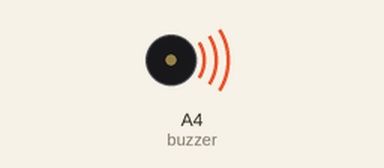
A sketch run on a simulated Arduino Uno, built with avr-gcc and run on an emulated ATmega328P. On the bench: buzzer (waves = sounding).

Above: at 0.15 s.
At 34.0 s:
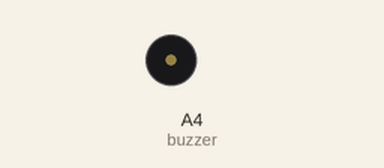
Timing chart, 0 to 40.0 s (numbered marks = the images above):
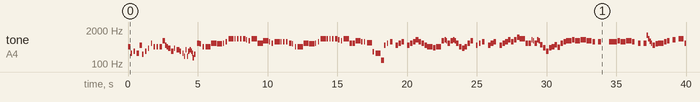

Measured:
- by itself, tone on A4 (buzzer): plays 466 Hz for 0.19 s, 262 Hz for 0.09 s, 311 Hz for 0.09 s, 262 Hz for 0.19 s, 523 Hz for 0.19 s, 233 Hz for 0.09 s … (167 notes in this stretch)

The sketch:

______-______.ino
```cpp
// 千恋＊万花 OP 恋ひ恋ふ縁

#include <avr/pgmspace.h>

#define NOTE_B0  31
#define NOTE_C1  33
#define NOTE_CS1 35
#define NOTE_D1  37
#define NOTE_DS1 39
#define NOTE_E1  41
#define NOTE_F1  44
#define NOTE_FS1 46
#define NOTE_G1  49
#define NOTE_GS1 52
#define NOTE_A1  55
#define NOTE_AS1 58
#define NOTE_B1  62
#define NOTE_C2  65
#define NOTE_CS2 69
#define NOTE_D2  73
#define NOTE_DS2 78
#define NOTE_E2  82
#define NOTE_F2  87
#define NOTE_FS2 93
#define NOTE_G2  98
#define NOTE_GS2 104
#define NOTE_A2  110
#define NOTE_AS2 117
#define NOTE_B2  123
#define NOTE_C3  131
#define NOTE_CS3 139
#define NOTE_D3  147
#define NOTE_DS3 156
#define NOTE_E3  165
#define NOTE_F3  175
#define NOTE_FS3 185
#define NOTE_G3  196
#define NOTE_GS3 208
#define NOTE_A3  220
#define NOTE_AS3 233
#define NOTE_B3  247
#define NOTE_C4  262
#define NOTE_CS4 277
#define NOTE_D4  294
#define NOTE_DS4 311
#define NOTE_E4  330
#define NOTE_F4  349
#define NOTE_FS4 370
#define NOTE_G4  392
#define NOTE_GS4 415
#define NOTE_A4  440
#define NOTE_AS4 466
#define NOTE_B4  494
#define NOTE_C5  523
#define NOTE_CS5 554
#define NOTE_D5  587
#define NOTE_DS5 622
#define NOTE_E5  659
#define NOTE_F5  698
#define NOTE_FS5 740
#define NOTE_G5  784
#define NOTE_GS5 831
#define NOTE_A5  880
#define NOTE_AS5 932
#define NOTE_B5  988
#define NOTE_C6  1047
#define NOTE_CS6 1109
#define NOTE_D6  1175
#define NOTE_DS6 1245
#define NOTE_E6  1319
#define NOTE_F6  1397
#define NOTE_FS6 1480
#define NOTE_G6  1568
#define NOTE_GS6 1661
#define NOTE_A6  1760
#define NOTE_AS6 1865
#define NOTE_B6  1976
#define NOTE_C7  2093
#define NOTE_CS7 2217
#define NOTE_D7  2349
#define NOTE_DS7 2489
#define NOTE_E7  2637
#define NOTE_F7  2794
#define NOTE_FS7 2960
#define NOTE_G7  3136
#define NOTE_GS7 3322
#define NOTE_A7  3520
#define NOTE_AS7 3729
#define NOTE_B7  3951
#define NOTE_C8  4186
#define NOTE_CS8 4435
#define NOTE_D8  4699
#define NOTE_DS8 4978
#define NOTE_E8  5274
#define NOTE_F8  5588
#define NOTE_FS8 5920
#define NOTE_G8  6272
#define NOTE_GS8 6645
#define NOTE_A8  7074
#define NOTE_AS8 7459
#define NOTE_B8  7902
#define REST 0

float tempo = 145;
float tempo1 = 144;
int buzzer = A4;

const float melody[] PROGMEM = {
  NOTE_AS4,16,NOTE_C4,32,REST,32,NOTE_DS4,32,REST,32,NOTE_C4,16,NOTE_C5,16,NOTE_AS3,32,REST,32,NOTE_DS4,32,REST,32,NOTE_G4,32,REST,32,NOTE_DS5,32,REST,32,NOTE_AS4,32,REST,32,NOTE_AS4,32,REST,32,NOTE_AS4,16,NOTE_G5,16,NOTE_C5,32,NOTE_AS4,32,NOTE_G4,16,NOTE_DS4,16,
  NOTE_G4,32,REST,32,NOTE_F4,32,NOTE_F4,32,NOTE_DS4,32,REST,32,NOTE_C4,32,NOTE_G3,32,NOTE_F4,32,NOTE_G3,32,NOTE_DS4,32,NOTE_F4,32,NOTE_DS4,64,NOTE_C4,64,NOTE_F3,32,NOTE_AS3,32,REST,32,
  NOTE_DS5,16,NOTE_D5,32,REST,32,NOTE_AS4,32,REST,32,NOTE_AS4,8,NOTE_DS5,8,NOTE_D5,8,NOTE_DS5,32,REST,32,NOTE_F5,32,REST,32,NOTE_AS5,8,NOTE_AS5,32,REST,32,NOTE_AS5,32,REST,32,NOTE_AS5,32,REST,32,NOTE_AS5,16,NOTE_GS5,32,REST,32,NOTE_G5,32,REST,32,NOTE_AS5,8,NOTE_DS5,16,NOTE_DS5,16,NOTE_G5,8,NOTE_F5,32,REST,32,NOTE_DS5,32,REST,32,NOTE_F5,8,NOTE_F5,32,REST,32,NOTE_F5,32,REST,32,NOTE_F5,32,REST,32,NOTE_DS5,16,NOTE_D5,32,REST,32,NOTE_AS4,32,REST,32,
  NOTE_AS4,8,NOTE_DS5,8,NOTE_D5,8,NOTE_DS5,32,REST,32,NOTE_F5,32,REST,32,NOTE_AS5,8,NOTE_AS5,32,REST,32,NOTE_AS5,32,REST,32,NOTE_AS5,32,REST,32,NOTE_AS5,16,NOTE_GS5,32,REST,32,NOTE_G5,32,REST,32,NOTE_AS5,8,NOTE_DS5,16,NOTE_DS5,16,NOTE_G5,8,NOTE_F5,32,REST,32,NOTE_F5,32,REST,32,NOTE_E5,8,NOTE_D4,32,REST,32,NOTE_C4,8,
  NOTE_CS3,16,NOTE_C5,32,REST,32,NOTE_DS5,32,REST,32,NOTE_F5,16,REST,16,NOTE_C5,16,NOTE_DS5,16,NOTE_F5,16,REST,16,NOTE_C5,16,NOTE_DS5,16,NOTE_F5,16,NOTE_GS5,16,NOTE_F5,16,NOTE_DS5,16,NOTE_C5,16,NOTE_AS4,8,NOTE_GS4,16,NOTE_AS4,8,NOTE_G5,16,NOTE_GS5,32,NOTE_G5,32,NOTE_DS5,16,NOTE_G5,16,NOTE_GS5,32,NOTE_G5,32,NOTE_DS5,16,NOTE_AS4,16,NOTE_G4,16,NOTE_AS4,16,NOTE_DS5,16,NOTE_G5,16,REST,16,
};

const float melody1[] PROGMEM = {
  NOTE_C5,32,REST,32,NOTE_DS5,32,REST,32,NOTE_F5,16,REST,16,NOTE_C5,16,NOTE_DS5,16,NOTE_F5,16,REST,16,NOTE_C5,16,NOTE_DS5,16,NOTE_F5,16,NOTE_GS5,16,NOTE_F5,16,NOTE_GS5,16,NOTE_C6,16,NOTE_AS5,8,NOTE_DS5,16,NOTE_DS5,16,NOTE_GS5,32,NOTE_G5,32,NOTE_DS5,16,NOTE_GS5,32,NOTE_G5,32,NOTE_CS5,16,
  NOTE_GS4,16,NOTE_DS4,16,NOTE_GS4,16,NOTE_AS4,16,NOTE_CS5,16,NOTE_A4,16,NOTE_DS5,16,NOTE_F5,16,NOTE_G5,8,NOTE_GS5,16,NOTE_G5,8,NOTE_GS5,8,NOTE_G5,8,NOTE_F5,16,REST,16,NOTE_F5,16,REST,6,
  NOTE_F5,16,NOTE_F5,8,NOTE_G5,16,NOTE_F5,8,NOTE_G5,8,NOTE_F5,16,REST,16,NOTE_DS5,16,REST,16,NOTE_DS5,16,NOTE_DS6,32,NOTE_AS5,32,NOTE_FS5,32,NOTE_DS5,32,NOTE_C5,16,NOTE_D5,16,NOTE_DS5,8,NOTE_F5,16,NOTE_G5,16,REST,16,NOTE_GS5,16,REST,16,NOTE_AS5,8,NOTE_DS5,8,NOTE_DS5,8,NOTE_C5,16,NOTE_DS5,16,
  NOTE_F5,16,NOTE_AS4,16,NOTE_GS4,16,NOTE_AS4,16,NOTE_C5,16,NOTE_DS5,16,NOTE_GS5,16,NOTE_AS4,16,NOTE_AS4,8,
  NOTE_AS5,32,REST,32,NOTE_AS5,32,REST,32,NOTE_AS5,32,REST,32,NOTE_AS5,32,REST,32,NOTE_DS5,6,
  NOTE_G5,8,NOTE_F5,16,NOTE_DS5,16,NOTE_F5,12,NOTE_F5,32,NOTE_G5,8,NOTE_F5,16,NOTE_G5,16,NOTE_F5,16,NOTE_DS5,16,NOTE_AS4,8,REST,16,NOTE_AS4,16,NOTE_C5,8,NOTE_DS5,16,NOTE_C5,16,NOTE_F5,32,REST,32,NOTE_G5,16,NOTE_F5,32,REST,32,NOTE_AS4,32,REST,32,NOTE_F5,16,NOTE_DS5,16,NOTE_F5,8,NOTE_G5,8,NOTE_E5,8,NOTE_C6,8,NOTE_AS5,16,NOTE_C6,16,NOTE_G5,8,NOTE_AS5,16,NOTE_G5,16,NOTE_F5,16,NOTE_DS5,16,NOTE_F5,16,NOTE_G5,16,NOTE_C5,16,REST,16,
  NOTE_C5,16,NOTE_D5,16,NOTE_DS5,8,NOTE_F5,8,NOTE_G5,8,NOTE_AS5,8,NOTE_G5,8,NOTE_F5,8,NOTE_D5,8,NOTE_B4,8,
  NOTE_GS3,32,REST,32,NOTE_B3,32,REST,32,NOTE_DS4,32,REST,32,NOTE_F4,32,REST,32,NOTE_GS4,32,REST,32,
  //副歌1
  NOTE_G5,16,NOTE_AS5,8,NOTE_C6,8,NOTE_AS5,16,NOTE_C6,16,NOTE_G5,16,NOTE_F4,32,NOTE_DS4,32,NOTE_C4,32,REST,32,NOTE_AS3,32,REST,32,NOTE_C4,32,REST,32,NOTE_C6,16,NOTE_C6,16,NOTE_AS5,16,NOTE_C6,16,NOTE_AS5,16,NOTE_G5,8,NOTE_F5,12,NOTE_G5,32,NOTE_G5,16,NOTE_AS5,16,NOTE_C6,12,NOTE_G5,32,NOTE_G5,8,NOTE_F5,16,NOTE_G5,16,NOTE_F5,16,NOTE_DS5,16,NOTE_G5,16,NOTE_AS4,32,NOTE_C5,32,NOTE_G4,32,REST,32,NOTE_F4,32,REST,32,NOTE_F5,8,NOTE_DS5,16,NOTE_C5,16,
  NOTE_C5,16,NOTE_F4,32,NOTE_DS4,32,NOTE_C4,16,NOTE_AS3,32,NOTE_C4,32,NOTE_C4,32,REST,32,
  NOTE_F5,16,NOTE_F5,16,NOTE_G5,16,NOTE_F5,16,NOTE_DS5,8,NOTE_F5,16,NOTE_G5,16,NOTE_DS5,16,NOTE_F5,16,NOTE_G5,8,NOTE_F5,16,NOTE_DS5,16,NOTE_G5,16,NOTE_AS5,32,REST,32,NOTE_AS5,32,REST,32,NOTE_AS5,32,REST,32,NOTE_AS5,32,REST,32,NOTE_AS5,32,REST,32,
  NOTE_G5,16,NOTE_AS5,8,NOTE_C6,8,NOTE_AS5,16,NOTE_C6,16,NOTE_G5,16,NOTE_F4,32,NOTE_DS4,32,NOTE_C4,32,REST,32,NOTE_AS3,32,REST,32,NOTE_C4,32,REST,32,
};

const float melody2[] PROGMEM = {
  NOTE_C6,16,NOTE_C6,16,NOTE_AS5,16,NOTE_C6,16,NOTE_AS5,16,NOTE_G5,8,NOTE_F5,8,NOTE_G5,16,NOTE_AS5,16,NOTE_C6,8,NOTE_G5,8,NOTE_F5,16,NOTE_DS5,16,NOTE_F5,16,NOTE_G5,16,NOTE_C5,8,NOTE_GS4,32,NOTE_AS4,32,NOTE_C5,32,NOTE_D5,32,NOTE_C5,8,NOTE_DS5,16,NOTE_C5,16,NOTE_F5,8,NOTE_DS5,16,NOTE_F5,16,NOTE_G5,8,NOTE_F5,16,NOTE_G5,16,NOTE_AS5,8,NOTE_C6,8,NOTE_D6,16,
  NOTE_AS5,32,NOTE_F5,32,NOTE_AS5,32,NOTE_F5,32,NOTE_AS5,32,NOTE_F5,32,NOTE_AS5,32,NOTE_F5,32,NOTE_AS5,32,NOTE_F5,32,NOTE_AS5,32,NOTE_F5,32,NOTE_AS5,32,NOTE_F5,32,NOTE_C6,16,NOTE_C6,32,NOTE_AS5,32,NOTE_G5,32,NOTE_C6,32,NOTE_AS5,32,NOTE_G5,32,NOTE_F5,32,REST,32,NOTE_G5,32,NOTE_F5,32,NOTE_E5,16,NOTE_F5,32,NOTE_E5,32,
  NOTE_DS5,16,NOTE_D5,32,REST,32,NOTE_AS4,32,REST,32,NOTE_AS4,8,NOTE_DS5,8,NOTE_D5,8,NOTE_DS5,32,REST,32,NOTE_F5,32,REST,32,NOTE_AS5,8,NOTE_AS5,32,REST,32,NOTE_AS5,32,REST,32,NOTE_AS5,32,REST,32,NOTE_AS5,16,NOTE_GS5,32,REST,32,NOTE_G5,32,REST,32,NOTE_AS5,8,NOTE_DS5,16,NOTE_DS5,16,NOTE_G5,8,NOTE_F5,32,REST,32,NOTE_DS5,32,REST,32,NOTE_F5,8,NOTE_F5,32,REST,32,NOTE_F5,32,REST,32,NOTE_F5,32,REST,32,NOTE_DS5,16,NOTE_D5,32,REST,32,NOTE_AS4,32,REST,32,
  NOTE_AS4,8,NOTE_DS5,8,NOTE_D5,8,NOTE_DS5,32,REST,32,NOTE_F5,32,REST,32,NOTE_AS5,8,NOTE_AS5,32,REST,32,NOTE_AS5,32,REST,32,NOTE_AS5,32,REST,32,NOTE_AS5,16,NOTE_GS5,32,REST,32,NOTE_G5,32,REST,32,NOTE_AS5,8,NOTE_DS5,16,NOTE_DS5,16,NOTE_G5,8,NOTE_F5,32,REST,32,NOTE_F5,32,REST,32,NOTE_E5,8,NOTE_D4,32,REST,32,NOTE_C4,8,
  NOTE_DS3,16,NOTE_C5,32,REST,32,NOTE_DS5,16,NOTE_F5,16,REST,16,NOTE_C5,16,NOTE_DS5,16,NOTE_F5,16,REST,16,NOTE_C5,16,NOTE_DS5,16,NOTE_F5,16,NOTE_GS5,16,NOTE_F5,16,NOTE_DS5,32,REST,32,NOTE_C5,32,REST,32,NOTE_AS4,8,NOTE_GS4,16,NOTE_AS4,8,NOTE_G5,16,NOTE_GS5,32,NOTE_G5,32,NOTE_DS5,16,NOTE_G5,16,NOTE_GS5,32,NOTE_G5,32,NOTE_DS5,16,NOTE_AS4,16,NOTE_G4,16,NOTE_AS4,16,NOTE_DS5,16,NOTE_G5,16,
  NOTE_DS3,16,NOTE_C5,16,NOTE_DS5,16,NOTE_F5,16,REST,16,NOTE_C5,16,NOTE_DS5,16,NOTE_F5,16,REST,16,NOTE_C5,16,NOTE_DS5,32,REST,32,NOTE_G5,32,REST,32,NOTE_GS5,16,NOTE_F5,32,REST,32,NOTE_GS5,16,NOTE_C6,32,REST,32,NOTE_AS5,8,NOTE_DS5,16,NOTE_DS5,16,NOTE_GS5,32,NOTE_G5,32,NOTE_DS5,16,NOTE_GS5,32,NOTE_G5,32,NOTE_CS5,16,NOTE_GS4,16,NOTE_DS4,16,NOTE_GS4,16,NOTE_AS4,16,NOTE_CS5,16,NOTE_A4,16,NOTE_DS5,16,NOTE_F5,16,NOTE_G5,8,NOTE_GS5,16,NOTE_G5,8,NOTE_GS5,8,NOTE_G5,8,NOTE_F5,16,REST,16,NOTE_F5,8,REST,8,
  NOTE_F5,16,NOTE_F5,8,NOTE_G5,16,NOTE_F5,8,NOTE_G5,8,NOTE_F5,16,REST,16,NOTE_DS5,16,REST,16,NOTE_DS5,16,NOTE_AS5,32,NOTE_FS5,32,NOTE_F5,32,NOTE_DS5,32,NOTE_C5,16,NOTE_D5,16,NOTE_DS5,8,NOTE_F5,16,NOTE_G5,16,REST,16,NOTE_GS5,16,REST,16,NOTE_AS5,8,NOTE_DS5,8,NOTE_DS5,8,NOTE_C5,16,NOTE_DS5,16,NOTE_F5,16,NOTE_C5,16,NOTE_DS5,16,REST,16,NOTE_G5,16,REST,16,NOTE_GS5,16,NOTE_F5,16,NOTE_AS5,8,NOTE_AS5,32,REST,32,NOTE_AS5,32,REST,32,NOTE_AS5,32,REST,32,NOTE_AS5,32,REST,32,NOTE_B4,6,REST,32,
  //------------------------------------------------------------------
  NOTE_G4,8,NOTE_F4,16,NOTE_DS4,16,NOTE_F4,8,NOTE_G4,8,NOTE_F4,16,NOTE_G4,16,NOTE_F4,16,NOTE_DS4,16,NOTE_AS3,8,REST,16,NOTE_AS3,16,NOTE_C4,8,NOTE_DS4,16,NOTE_C4,16,NOTE_F4,16,NOTE_G4,16,NOTE_F4,16,NOTE_DS4,16,NOTE_F4,16,NOTE_DS4,16,NOTE_F4,8,NOTE_G4,8,REST,8,
  NOTE_C5,8,NOTE_AS4,16,NOTE_C5,16,NOTE_G4,8,NOTE_AS4,16,NOTE_G4,16,NOTE_F4,16,NOTE_DS4,16,NOTE_F4,16,NOTE_G4,16,NOTE_C4,8,NOTE_C4,16,NOTE_D4,16,NOTE_DS4,8,NOTE_F4,8,NOTE_G4,8,NOTE_AS4,8,NOTE_G4,8,NOTE_D4,8,NOTE_B3,8,NOTE_G3,8,NOTE_GS3,32,REST,32,NOTE_B3,32,REST,32,NOTE_DS4,32,REST,32,NOTE_F4,32,REST,32,NOTE_GS4,32,REST,32,
  //-------------------------------------------------------------------
  //副歌2
  NOTE_G5,16,NOTE_AS5,8,NOTE_C6,8,NOTE_AS5,16,NOTE_C6,16,NOTE_G5,16,NOTE_F4,32,NOTE_DS4,32,NOTE_C4,32,REST,32,NOTE_AS3,32,REST,32,NOTE_C4,32,REST,32,NOTE_C6,8,NOTE_AS5,16,NOTE_C6,16,NOTE_AS5,16,NOTE_G5,8,NOTE_F5,8,NOTE_G5,16,NOTE_AS5,16,NOTE_C6,8,NOTE_G5,8,NOTE_F5,16,NOTE_G5,16,NOTE_F5,16,NOTE_DS5,16,NOTE_G5,16,NOTE_AS4,32,NOTE_C5,32,NOTE_G4,32,REST,32,NOTE_F4,32,REST,32,NOTE_F5,8,NOTE_DS5,16,NOTE_F5,32,REST,32,NOTE_C5,16,NOTE_F5,32,NOTE_DS4,32,NOTE_C4,16,NOTE_AS3,16,NOTE_C4,32,REST,32,
  NOTE_F5,16,NOTE_F5,16,NOTE_G5,16,NOTE_F5,16,NOTE_DS5,8,NOTE_F5,16,NOTE_G5,16,NOTE_DS5,32,REST,32,NOTE_F5,32,REST,32,NOTE_G5,8,NOTE_F5,32,REST,32,NOTE_DS5,32,REST,32,NOTE_G5,16,NOTE_AS5,32,REST,32,NOTE_AS5,32,REST,32,NOTE_AS5,32,REST,32,NOTE_AS5,32,REST,32,NOTE_AS5,32,REST,32,NOTE_G5,16,NOTE_AS5,8,NOTE_C6,8,NOTE_AS5,16,NOTE_C6,16,NOTE_G5,16,NOTE_F4,32,NOTE_DS4,32,NOTE_C4,32,REST,32,NOTE_AS3,32,REST,32,NOTE_C4,32,REST,32,NOTE_C6,8,NOTE_AS5,16,NOTE_C6,16,NOTE_AS5,16,NOTE_G5,8,NOTE_F5,8,NOTE_G5,16,NOTE_AS5,16,NOTE_C6,8,NOTE_G5,8,NOTE_F5,16,NOTE_DS5,16,NOTE_F5,16,NOTE_G5,16,NOTE_C5,8,
  NOTE_GS4,32,NOTE_AS4,32,NOTE_C5,32,NOTE_D5,32,NOTE_C5,8,NOTE_DS5,16,NOTE_C5,16,NOTE_F5,8,NOTE_DS5,16,NOTE_F5,16,NOTE_G5,8,NOTE_F5,16,NOTE_G5,16,NOTE_AS5,8,NOTE_D6,8,NOTE_D6,16,NOTE_AS5,32,NOTE_F5,32,NOTE_AS5,32,NOTE_F5,32,NOTE_AS5,32,NOTE_F5,32,NOTE_AS5,32,NOTE_F5,32,NOTE_AS5,32,NOTE_F5,32,NOTE_AS5,32,NOTE_F5,32,NOTE_AS5,32,NOTE_F5,32,
  NOTE_C6,16,NOTE_C6,32,NOTE_AS5,32,NOTE_G5,32,REST,32,NOTE_AS5,32,NOTE_G5,32,NOTE_F5,32,REST,32,NOTE_G5,32,NOTE_F5,32,NOTE_E5,16,NOTE_F5,32,REST,32,
};

const float melody3[] PROGMEM = {
  NOTE_B4,8,NOTE_B4,32,REST,32,NOTE_B4,32,REST,32,NOTE_AS4,8,NOTE_AS4,32,NOTE_D5,32,NOTE_F5,32,NOTE_AS5,32,REST,16,
  NOTE_DS5,16,NOTE_B4,16,NOTE_AS4,16,NOTE_B4,16,NOTE_AS4,16,NOTE_GS4,16,NOTE_DS4,16,NOTE_F4,16,NOTE_FS4,16,NOTE_AS4,16,NOTE_DS5,16,NOTE_DS5,16,NOTE_F5,16,NOTE_F5,16,NOTE_DS5,16,NOTE_F5,8,NOTE_DS5,16,NOTE_B4,16,NOTE_F5,8,NOTE_DS5,16,NOTE_B4,16,REST,16,NOTE_AS4,32,NOTE_AS4,32,NOTE_DS5,16,NOTE_F5,16,NOTE_F5,16,NOTE_AS5,16,NOTE_FS5,16,NOTE_F5,16,REST,16,
  NOTE_GS5,32,NOTE_GS5,32,NOTE_GS5,32,REST,32,NOTE_GS5,32,NOTE_GS5,32,NOTE_GS5,32,REST,32,NOTE_GS5,32,NOTE_GS5,32,NOTE_GS5,32,REST,32,NOTE_GS5,32,REST,32,NOTE_GS5,32,REST,32,NOTE_AS5,32,REST,32,NOTE_B5,32,REST,32,NOTE_DS6,32,REST,32,NOTE_B5,32,REST,32,NOTE_AS5,32,REST,32,NOTE_GS5,32,REST,32,NOTE_AS5,32,REST,12,
  NOTE_B5,32,NOTE_B5,32,NOTE_B5,16,NOTE_AS5,32,REST,12,NOTE_B5,32,NOTE_B5,32,NOTE_B5,16,NOTE_AS5,32,REST,32,NOTE_B5,32,REST,32,NOTE_DS6,32,REST,32,NOTE_B5,32,REST,32,NOTE_AS5,32,REST,32,NOTE_GS5,32,REST,32,NOTE_B5,32,REST,32,NOTE_AS5,32,REST,32,NOTE_GS5,32,REST,32,NOTE_AS5,32,REST,32,NOTE_GS5,32,NOTE_GS5,32,NOTE_F5,32,REST,32,NOTE_GS5,32,REST,32,NOTE_AS5,8,REST,8,
  //副歌3
  NOTE_GS3,32,REST,32,NOTE_B3,32,REST,32,NOTE_DS4,32,REST,32,NOTE_F4,32,REST,32,NOTE_GS4,32,REST,32,NOTE_G5,16,NOTE_AS5,8,NOTE_C6,8,NOTE_AS5,16,NOTE_C6,16,NOTE_G5,16,NOTE_F4,32,NOTE_DS4,32,NOTE_C4,32,REST,32,NOTE_AS3,32,REST,32,NOTE_C4,32,REST,32,
  NOTE_C6,16,NOTE_C6,16,NOTE_AS5,16,NOTE_C6,16,NOTE_AS5,16,NOTE_G5,8,NOTE_F5,12,NOTE_G5,32,NOTE_G5,16,NOTE_AS5,16,NOTE_C6,12,NOTE_G5,32,NOTE_G5,8,NOTE_F5,16,NOTE_G5,16,NOTE_F5,16,NOTE_AS4,16,NOTE_G5,16,NOTE_AS4,32,NOTE_C5,32,NOTE_G4,32,REST,32,NOTE_F4,32,REST,32,NOTE_F5,8,NOTE_DS5,16,NOTE_F5,16,
  NOTE_C5,16,NOTE_DS4,32,REST,32,NOTE_AS4,32,REST,32,NOTE_AS4,32,REST,32,NOTE_DS4,32,REST,32,NOTE_F5,16,NOTE_F5,16,NOTE_G5,16,NOTE_F5,16,NOTE_DS5,8,NOTE_F5,16,NOTE_G5,16,NOTE_AS5,32,REST,32,NOTE_AS5,32,REST,32,NOTE_AS5,32,REST,32,NOTE_AS5,32,REST,32,NOTE_AS5,32,REST,32,NOTE_AS5,32,REST,32,NOTE_AS5,32,REST,32,NOTE_D5,32,REST,32,NOTE_D5,32,REST,32,NOTE_D5,32,REST,32,NOTE_D5,32,REST,32,NOTE_D5,32,REST,32,
};

const float melody4[] PROGMEM = {
  NOTE_G5,16,NOTE_AS5,8,NOTE_C6,8,NOTE_AS5,16,NOTE_C6,16,NOTE_G5,8,NOTE_AS3,8,NOTE_C4,16,NOTE_C6,16,NOTE_C6,16,NOTE_AS5,16,NOTE_C6,16,NOTE_AS5,16,NOTE_G5,8,NOTE_F5,8,NOTE_G5,16,NOTE_AS5,16,NOTE_C6,8,NOTE_G5,8,NOTE_F5,16,NOTE_DS5,16,NOTE_F5,16,NOTE_G5,16,NOTE_C5,8,NOTE_E5,32,NOTE_C5,32,NOTE_G4,32,NOTE_E4,32,NOTE_C5,8,NOTE_DS5,16,NOTE_C5,16,NOTE_F5,8,NOTE_DS5,16,NOTE_F5,16,NOTE_G5,8,NOTE_F5,16,NOTE_G5,16,NOTE_AS5,8,NOTE_D6,8,NOTE_D6,16,NOTE_F5,32,NOTE_G5,32,NOTE_C6,32,NOTE_F6,32,NOTE_G6,32,NOTE_C7,32,NOTE_C7,32,NOTE_G6,32,NOTE_F6,32,NOTE_C6,32,NOTE_C6,32,NOTE_G5,32,NOTE_F5,32,NOTE_C5,32,
  NOTE_C6,16,NOTE_C6,32,NOTE_AS5,32,NOTE_G5,16,NOTE_AS5,32,NOTE_G5,32,NOTE_F5,32,REST,32,NOTE_G5,32,NOTE_F5,32,NOTE_E5,16,NOTE_F5,32,REST,32,
  NOTE_DS5,16,NOTE_D5,32,REST,32,NOTE_AS4,32,REST,32,NOTE_AS4,8,NOTE_DS5,8,NOTE_D5,8,NOTE_AS5,32,REST,32,NOTE_F5,32,REST,32,NOTE_AS5,8,NOTE_AS5,32,REST,32,NOTE_AS5,32,REST,32,NOTE_AS5,32,REST,32,NOTE_AS5,16,NOTE_GS5,32,REST,32,NOTE_G5,32,REST,32,
  NOTE_AS5,8,NOTE_DS5,16,NOTE_DS5,16,NOTE_G5,8,NOTE_F5,32,REST,32,NOTE_DS5,32,REST,32,NOTE_F5,8,NOTE_F5,32,REST,32,NOTE_F5,32,REST,32,NOTE_F5,32,REST,32,
  NOTE_DS5,16,NOTE_D5,32,REST,32,NOTE_AS4,32,REST,32,NOTE_AS4,8,NOTE_DS5,8,NOTE_D5,8,NOTE_DS5,32,REST,32,NOTE_F5,32,REST,32,NOTE_AS5,8,NOTE_AS5,32,REST,32,NOTE_AS5,32,REST,32,NOTE_AS5,32,REST,32,NOTE_AS5,16,NOTE_GS5,32,REST,32,NOTE_G5,32,REST,32,NOTE_AS5,8,
  NOTE_DS4,32,REST,32,NOTE_DS4,32,REST,32,NOTE_GS3,8,NOTE_AS3,32,REST,32,NOTE_D4,32,REST,32,NOTE_F4,32,REST,32,NOTE_GS4,32,REST,32,NOTE_AS4,32,REST,32,NOTE_D5,32,REST,32,NOTE_FS6,8,NOTE_F6,32,REST,32,NOTE_F6,32,REST,32,NOTE_DS6,8,
};

int notes = sizeof(melody) / sizeof(melody[0]) / 2;
int notes1 = sizeof(melody1) / sizeof(melody1[0]) / 2;
int notes2 = sizeof(melody2) / sizeof(melody2[0]) / 2;
int notes3 = sizeof(melody3) / sizeof(melody3[0]) / 2;
int notes4 = sizeof(melody4) / sizeof(melody4[0]) / 2;
int wholenote = (120000 * 4) / tempo; // 60000 -> 120000 (懶得把上面音長都除2 ^^) //145
int wholenote1 = (120000 * 4) / tempo1; // 60000 -> 120000 (懶得把上面音長都除2 ^^) //144

const float timingCompensation = 110; // 補us
float compensationRemainder = 0.0;

void playMelody(const float melody[], int notes, float wholenote) {
  for (int thisNote = 0; thisNote < notes * 2; thisNote += 2) {

    int pitch = (int)pgm_read_float(&melody[thisNote]);
    float divider = pgm_read_float(&melody[thisNote + 1]);

    float noteDuration;

    if (divider > 0) {
      // 正常音符
      noteDuration = wholenote / divider;
    } else {
      // 負音符（1.5倍）
      noteDuration = wholenote / fabs(divider);
      noteDuration *= 1.5;
    }

    tone(buzzer, pitch, (unsigned long)(noteDuration * 0.9));

    delay((unsigned long)noteDuration);
    noTone(buzzer);

    float exactDelay = timingCompensation + compensationRemainder;

    unsigned int delayUs = (unsigned int)exactDelay;
    compensationRemainder = exactDelay - delayUs;

    delayMicroseconds(delayUs);
  }
}

void setup() {
  playMelody(melody, notes, wholenote);
  playMelody(melody1, notes1, wholenote1);
  playMelody(melody2, notes2, wholenote);
  playMelody(melody3, notes3, wholenote1);
  playMelody(melody4, notes4, wholenote);
}

void loop() {
  // Ciallo～(∠・ω< )⌒☆
  /*
  慶祝動畫化決定，重新修改了下。 -2026/08/06
  本次修改是依照這版本修改的(https://www.youtube.com/watch?v=WcscgLBz6tk)，
  如果你喜歡舊版的請回到舊版本(https://github.com/mouse823/arduino-buzzer-music/commit/21b5339601bc7585a9c3d73e1416b0194178d4da)，
  也可以把新版本melody2標註起來的部分替換舊版melody4。
  */
  //參考以下影片製作
  //https://www.youtube.com/watch?v=CjmfGm-HPZ4
}
```
